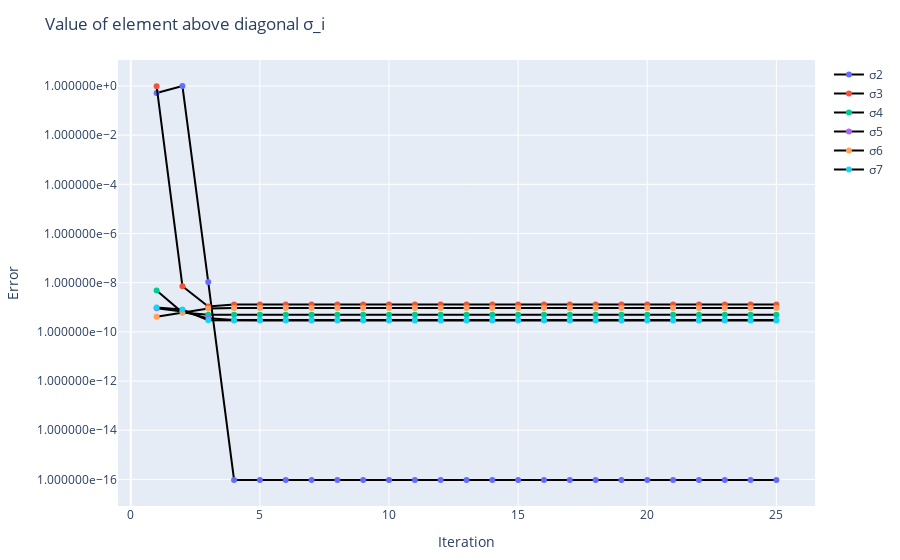

The notebook cell saved with this chart:
### Code cell
error_vectors = [
    abs.(results[1, 1, :]),
    abs.(results[1, 2, :]),
    abs.(results[1, 3, :]),
    abs.(results[1, 4, :]),
    abs.(results[1, 5, :]),
    abs.(results[1, 6, :])
]
labels = ["σ2", "σ3", "σ4", "σ5", "σ6", "σ7"]
plot_convergence_error(error_vectors, labels)

### Figure 1 — Plotly figure (JSON) as saved in the notebook; plotly's stock layout.template omitted (floating-point values rounded to 4 significant figures)
{"data": [{"line": {"shape": "linear"}, "marker": {"color": 1}, "mode": "lines+markers", "name": "σ2", "type": "scatter", "x": [1, 2, 3, 4, 5, 6, 7, 8, 9, 10, 11, 12, 13, 14, 15, 16, 17, 18, 19, 20, 21, 22, 23, 24, 25], "y": [0.5159, 0.9948, 1.055e-08, 9.498e-17, 9.498e-17, 9.498e-17, 9.498e-17, 9.498e-17, 9.498e-17, 9.498e-17, 9.498e-17, 9.498e-17, 9.498e-17, 9.498e-17, 9.498e-17, 9.498e-17, 9.498e-17, 9.498e-17, 9.498e-17, 9.498e-17, 9.498e-17, 9.498e-17, 9.498e-17, 9.498e-17, 9.498e-17]}, {"line": {"shape": "linear"}, "marker": {"color": 2}, "mode": "lines+markers", "name": "σ3", "type": "scatter", "x": [1, 2, 3, 4, 5, 6, 7, 8, 9, 10, 11, 12, 13, 14, 15, 16, 17, 18, 19, 20, 21, 22, 23, 24, 25], "y": [0.9868, 7.183e-09, 1.079e-09, 1.286e-09, 1.286e-09, 1.286e-09, 1.286e-09, 1.286e-09, 1.286e-09, 1.286e-09, 1.286e-09, 1.286e-09, 1.286e-09, 1.286e-09, 1.286e-09, 1.286e-09, 1.286e-09, 1.286e-09, 1.286e-09, 1.286e-09, 1.286e-09, 1.286e-09, 1.286e-09, 1.286e-09, 1.286e-09]}, {"line": {"shape": "linear"}, "marker": {"color": 3}, "mode": "lines+markers", "name": "σ4", "type": "scatter", "x": [1, 2, 3, 4, 5, 6, 7, 8, 9, 10, 11, 12, 13, 14, 15, 16, 17, 18, 19, 20, 21, 22, 23, 24, 25], "y": [4.851e-09, 6.097e-10, 4.937e-10, 4.953e-10, 4.953e-10, 4.953e-10, 4.953e-10, 4.953e-10, 4.953e-10, 4.953e-10, 4.953e-10, 4.953e-10, 4.953e-10, 4.953e-10, 4.953e-10, 4.953e-10, 4.953e-10, 4.953e-10, 4.953e-10, 4.953e-10, 4.953e-10, 4.953e-10, 4.953e-10, 4.953e-10, 4.953e-10]}, {"line": {"shape": "linear"}, "marker": {"color": 4}, "mode": "lines+markers", "name": "σ5", "type": "scatter", "x": [1, 2, 3, 4, 5, 6, 7, 8, 9, 10, 11, 12, 13, 14, 15, 16, 17, 18, 19, 20, 21, 22, 23, 24, 25], "y": [9.05e-10, 6.76e-10, 3.544e-10, 3.032e-10, 3.032e-10, 3.032e-10, 3.032e-10, 3.032e-10, 3.032e-10, 3.032e-10, 3.032e-10, 3.032e-10, 3.032e-10, 3.032e-10, 3.032e-10, 3.032e-10, 3.032e-10, 3.032e-10, 3.032e-10, 3.032e-10, 3.032e-10, 3.032e-10, 3.032e-10, 3.032e-10, 3.032e-10]}, {"line": {"shape": "linear"}, "marker": {"color": 5}, "mode": "lines+markers", "name": "σ6", "type": "scatter", "x": [1, 2, 3, 4, 5, 6, 7, 8, 9, 10, 11, 12, 13, 14, 15, 16, 17, 18, 19, 20, 21, 22, 23, 24, 25], "y": [4.114e-10, 6.171e-10, 8.869e-10, 9.272e-10, 9.272e-10, 9.272e-10, 9.272e-10, 9.272e-10, 9.272e-10, 9.272e-10, 9.272e-10, 9.272e-10, 9.272e-10, 9.272e-10, 9.272e-10, 9.272e-10, 9.272e-10, 9.272e-10, 9.272e-10, 9.272e-10, 9.272e-10, 9.272e-10, 9.272e-10, 9.272e-10, 9.272e-10]}, {"line": {"shape": "linear"}, "marker": {"color": 6}, "mode": "lines+markers", "name": "σ7", "type": "scatter", "x": [1, 2, 3, 4, 5, 6, 7, 8, 9, 10, 11, 12, 13, 14, 15, 16, 17, 18, 19, 20, 21, 22, 23, 24, 25], "y": [9.912e-10, 8.065e-10, 2.995e-10, 2.884e-10, 2.884e-10, 2.884e-10, 2.884e-10, 2.884e-10, 2.884e-10, 2.884e-10, 2.884e-10, 2.884e-10, 2.884e-10, 2.884e-10, 2.884e-10, 2.884e-10, 2.884e-10, 2.884e-10, 2.884e-10, 2.884e-10, 2.884e-10, 2.884e-10, 2.884e-10, 2.884e-10, 2.884e-10]}], "layout": {"margin": {"b": 50, "l": 50, "r": 50, "t": 60}, "showlegend": true, "title": "Value of element above diagonal σ_i", "xaxis": {"title": {"text": "Iteration"}}, "yaxis": {"tickformat": "e", "title": {"text": "Error"}, "type": "log"}}}
